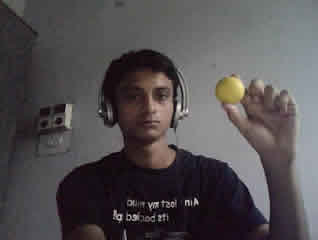
//> input picture 0.jpeg, 318 x 240 px; its folder holds only this picture in this run
$ ./static ../../0.jpeg   (built with g++ and OpenCV 4)
//> lines starting //> are read from the running program, lines starting //| are printed output that depends on the picture; after the words box and inside, x2 and y2 are one past the last pixel; in counts of white or black regions, pixels touching at a corner belong together
#include <stdlib.h>
#include <stdio.h>
#include <cv.h>
#include <highgui.h>

int _initialH = 20;
int _initialS = 100;
int _initialV = 100;

int _finalH = 30;
int _finalS = 255;
int _finalV = 255;

int tolerance = 25;

IplImage* GetThresholdedImage(IplImage* img) {
	// Converte a imagem em uma imagem com cores no padrão HSV
	IplImage* imgHSV = cvCreateImage(cvGetSize(img), 8, 3);
	cvCvtColor(img, imgHSV, CV_BGR2HSV);

	// Cria uma imagem de threshold a partir de img
	IplImage* imgThreshed = cvCreateImage(cvGetSize(img), 8, 1);

	// Valores de 20,100,100 até 30,255,255 estão funcionando perfeitamente para o amarelo em torno das 6h
	cvInRangeS(imgHSV, cvScalar(_initialH, _initialS, _initialV), cvScalar(_finalH, _finalS, _finalV), imgThreshed);

	// Libera memória para o objeto imgHSV
	cvReleaseImage(&imgHSV);

	return imgThreshed;
}

int main(int argc, char* argv[]) {
	// Inicializa as duas janelas a serem utilizadas
    cvNamedWindow("video");
	//cvNamedWindow("thresh");

	// This image holds the "scribble" data...
	// the tracked positions of the ball
	//IplImage* imgScribble = NULL;

	//int i = 0;

	while(true) {
    	// Pega a figura que foi passada como argumento
    	//printf("Abrindo o arquivo %s...\n", argv[1]);
		IplImage *frame = cvLoadImage(argv[1], 1);
//> frame is the input picture: 240 rows x 318 cols, CV_8UC3; mean B, G, R 80.2, 78.4, 82.6
		// [8 lines of commented-out code are left out]
        if(!frame)
            continue;

		// If this is the first frame, we need to initialize it
		//if(imgScribble == NULL)
		//	imgScribble = cvCreateImage(cvGetSize(frame), 8, 3);

		// Holds the yellow thresholded image (yellow = white, rest = black)
		IplImage* imgYellowThresh = GetThresholdedImage(frame);
//> in GetThresholdedImage, `cvCvtColor(img, imgHSV, CV_BGR2HSV);`: imgHSV: 240 rows x 318 cols, CV_8UC3; mean H, S, V 75.1, 37.9, 84.6
//> in GetThresholdedImage, `cvInRangeS(imgHSV, cvScalar(_initialH, _initialS, _initialV), cvScalar..`:
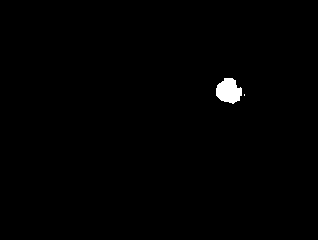
//> imgThreshed: 240 rows x 318 cols, CV_8UC1; 0.64% white; 2 white regions (1 under 20 px), largest, box (x1, y1, x2, y2) and area: (216, 78, 242, 104) 490

		// Calculate the moments to estimate the position of the ball
		CvMoments *moments = (CvMoments*)malloc(sizeof(CvMoments));
		cvMoments(imgYellowThresh, moments, 1);

		// The actual moment values
		double moment10 = cvGetSpatialMoment(moments, 1, 0);
		double moment01 = cvGetSpatialMoment(moments, 0, 1);
		double area = cvGetCentralMoment(moments, 0, 0);

		// Holding the last and current ball positions
		static int posX = 0;
		static int posY = 0;

		int lastX = posX;
		int lastY = posY;

		posX = moment10/area;
		posY = moment01/area;

		// Print it out for debugging purposes
		//printf("position (%d,%d)\n", posX, posY);

		// We want to draw a line only if its a valid position
		//if(lastX > 0 && lastY > 0 && posX > 0 && posY > 0)
			//cvLine(imgScribble, cvPoint(posX, posY), cvPoint(lastX, lastY), CV_RGB(255,0,0), 5);

		int minx=10000, miny=10000;
		int maxx=0, maxy=0;

		for (int h = 0; h < imgYellowThresh->height; h++) {
			for (int w = 0; w < imgYellowThresh->width; w++) {
				CvScalar currentColor = cvGet2D(imgYellowThresh,h,w);
				if(currentColor.val[0] > 0 || currentColor.val[1] > 0 || currentColor.val[2] > 0) {
					if (w > maxx)
						maxx = w;
					if (h > maxy)
						maxy = h;
					if (w < minx)
						minx = w;
					if (h < miny)
						miny = h;
				}
			}
		}
//> after the loop, maxx = 244; maxy = 103; minx = 216; miny = 78

		cvRectangle(frame, cvPoint(minx,miny), cvPoint(maxx,maxy), CV_RGB(255,0,0), 3, 0, 0);
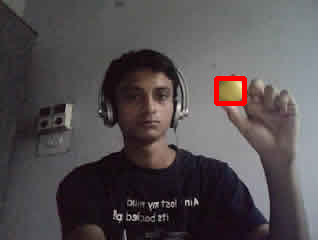
//> frame: 240 rows x 318 cols, CV_8UC3; 0.68% of pixels changed, all inside (x1, y1, x2, y2) = (214, 76, 247, 106)

		//cvAdd(frame, imgScribble, frame);
		//cvShowImage("thresh", imgYellowThresh);
		cvShowImage("video", frame);

		// Wait for a keypress
		int c = cvWaitKey(10);
//> the Esc key is pressed
		if(c!=-1)
            break;

		cvReleaseImage(&imgYellowThresh);

		delete moments;
    }

    return 0;
}

$ run again, on 4.jpeg
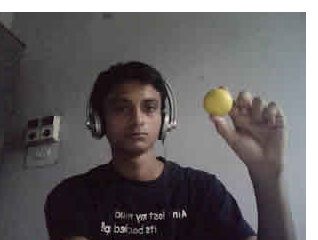
//> input picture 4.jpeg, 318 x 240 px
//> frame is the input picture: 240 rows x 318 cols, CV_8UC3; mean B, G, R 98, 96.6, 100.3
//> imgHSV: 240 rows x 318 cols, CV_8UC3; mean H, S, V 71.5, 33.7, 102.2
//> in GetThresholdedImage, `cvInRangeS(imgHSV, cvScalar(_initialH, _initialS, _initialV), cvScalar..`:
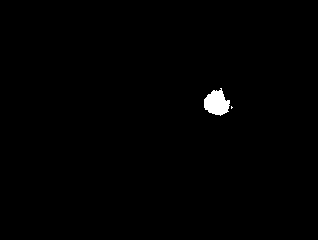
//> imgThreshed: 240 rows x 318 cols, CV_8UC1; 0.64% white; 2 white regions (1 under 20 px), largest, box (x1, y1, x2, y2) and area: (204, 88, 230, 116) 486
//> after the loop `for (int h = 0; h < imgYellowThresh->height; h++)`: maxx = 232; maxy = 115; minx = 204; miny = 88
//> `cvRectangle(frame, cvPoint(minx,miny), cvPoint(maxx,maxy), CV_RGB(255,..`:
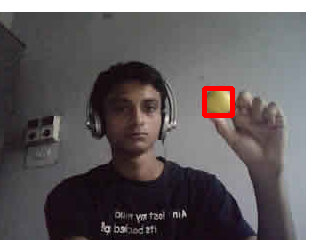
//> frame: 240 rows x 318 cols, CV_8UC3; 0.7% of pixels changed, all inside (x1, y1, x2, y2) = (202, 86, 235, 118)
